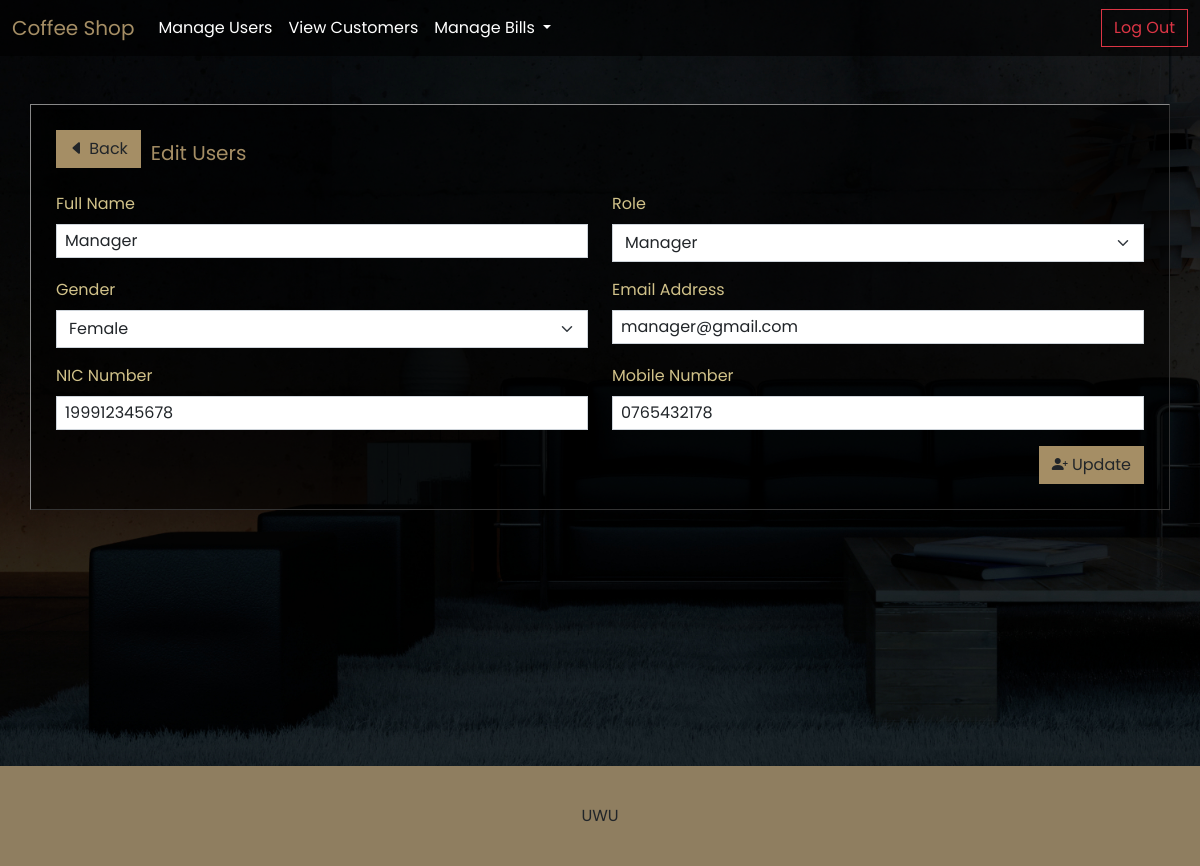
/staff_edit_users.php?id=1 (signed in), run on the app's committed database.
### tables this page shows
CREATE TABLE `users` (
  `id` int(11) NOT NULL AUTO_INCREMENT,
  `name` varchar(120) NOT NULL,
  `email` varchar(120) DEFAULT NULL,
  `password` varchar(60) DEFAULT NULL,
  `gender` varchar(6) NOT NULL,
  `mobile` varchar(10) NOT NULL,
  `nic` varchar(12) NOT NULL,
  `role_id` int(2) NOT NULL,
  PRIMARY KEY (`id`),
  KEY `role_id` (`role_id`),
  CONSTRAINT `users_ibfk_1` FOREIGN KEY (`role_id`) REFERENCES `user_roles` (`id`)
);

### staff_edit_users.php (the view, shortened to what this page needs)
<!DOCTYPE html>
<html lang="en">
<head>
    <?php include('views/staff_header.php'); ?>
    <?php include_once('database/config.php'); ?>
</head>
<body id="staff">
    <?php
    $fullname = $email = $role = $nic = $mobile = $gender = "";
    if(array_key_exists('id',$_GET) || array_key_exists('id',$_POST)){
        $id = "";
        if(array_key_exists('id',$_GET)){
            $id = $_GET['id'];
        } else {
            $id = $_POST['id'];
        }
        $sql = "SELECT * FROM users WHERE id=" . $id;
        $result = $__conn->query($sql);
        if ($result->num_rows == 0) {
            $__page_error = "Password is incorrect";
        } else {
            $row = $result->fetch_assoc();
            $fullname = $row['name'];
            $email = $row['email'];
            $role = $row['role_id'];
            $nic = $row['nic'];
            $mobile = $row['mobile'];
            $gender = $row['gender'];
        }
    }
    ?>
    <?php include('views/staff_navigation.php'); ?>
    <div class="container f-sec">
        <div class="row pt-5">
            <div class="col-12 frame">
                <div class="head-part">
                    <a href="staff_manage_users.php" class="btn card-btn mb-4"><i class="bi bi-caret-left-fill"></i>
                        Back</a>
                    <span class="mb-3 page-title">Edit Users</span>
                </div>
                <div class="row">
                    <div class="col">
                        <form action="<?php echo htmlspecialchars($_SERVER["PHP_SELF"]); ?>" method="POST"
                            onsubmit="return validate_user_details(2)" autocomplete="off">
                            <div class="row">
                                <div class="col-6">
                                    <div class="mb-3">
                                        <label for="fullname" class="form-label">Full Name</label>
                                        <input type="text" class="form-control" id="fullname" name="fullname"
                                            placeholder="John Wick" value="<?php echo $fullname ;?>">
                                    </div>
                                </div>
                                <div class="col-6">
                                    <div class="mb-3">
                                        <label for="role" class="form-label">Role</label>
                                        <select class="form-select" aria-label="Default select example" name="role"
                                            id="role">
                                            <?php if($role != 1){?>
                                            <option <?php echo ($role == '2') ? "selected " : "" ;?> value="2">Kitchen
                                                Staff</option>
                                            <option <?php echo ($role == '3') ? "selected " : "" ;?> value="3">Cashier
                                            </option>
                                            <option <?php echo ($role == '4') ? "selected " : "" ;?> value="4">Cleaning
                                                Staff</option>
                                            <option <?php echo ($role == '5') ? "selected " : "" ;?> value="5">Waiter
                                            </option>
                                            <?php } else { ?>
                                            <option <?php echo ($role == '1') ? "selected " : "" ;?> value="1">Manager
                                            </option>
                                            <?php } ?>
                                        </select>
                                    </div>
                                </div>
                                <div class="col-6">
                                    <div class="mb-3">
                                        <label for="gender" class="form-label">Gender</label>
                                        <select class="form-select" id="gender" name="gender">
                                            <option <?php echo ($gender == 'Female') ? "selected " : "" ;?>
                                                value="Female">Female</option>
                                        </select>
                                    </div>
                                </div>
                                <div class="col-6">
                                    <div class="mb-3">
                                        <label for="email" class="form-label">Email Address</label>
                                        <input type="text" class="form-control" id="email" name="email"
                                            placeholder="example@gmail.com" value="<?php echo $email ;?>">
                                    </div>
                                </div>
                                <div class="col-6">
                                    <div class="mb-3">
                                        <label for="nic" class="form-label">NIC Number</label>
                                        <input type="text" class="form-control" id="nic" name="nic"
                                            placeholder="200030100533" value="<?php echo $nic ;?>">
                                    </div>
                                </div>
                                <div class="col-6">
                                    <div class="mb-3">
                                        <label for="mobile" class="form-label">Mobile Number</label>
                                        <input type="text" class="form-control" id="mobile" name="mobile"
                                            placeholder="0764523412" value="<?php echo $mobile ;?>">
                                    </div>
                                </div>
                                <div class="col-12" style="display:flex;justify-content:right;">
                                    <button type="submit" class="btn card-btn" name="user_update">
                                        <i class="bi bi-person-plus-fill"></i> Update
                                    </button>
                                </div>
                            </div>
                        </form>
                    </div>
                </div>
            </div>
        </div>
    </div>
    <?php include('views/footer.php'); ?>
</body>
</html>

### css/staff.css (style rules this page uses)
:root { --primary: #d1c28a; --secondary: #a58e65; }
html { user-select: none; }
* { font-family: 'Poppins', sans-serif !important; border-radius: 0 !important; }
body#staff { background: url('../img/background-1.jpg'); background-size: cover; background-attachment: fixed; }
.page-title { color: var(--secondary); }
.card-btn { background-color: var(--secondary); }
.frame { background-color: #00000094; border: 1px solid #888; border-bottom-color: #333; border-right-color: #333; padding: 25px; }
.frame input { padding: 4px; padding-right: 8px; padding-left: 8px; }
.frame label { color: var(--primary); }
.frame .head-part { display: flex; align-items: center }
.frame .head-part span { margin-left: 10px; font-size: 20px; }
.f-sec { min-height: calc(100vh - 150px); }

### data on the page
users: fullname "Manager", role "Manager", gender "Female", email "manager@gmail.com", nic "199912345678", mobile "0765432178"
